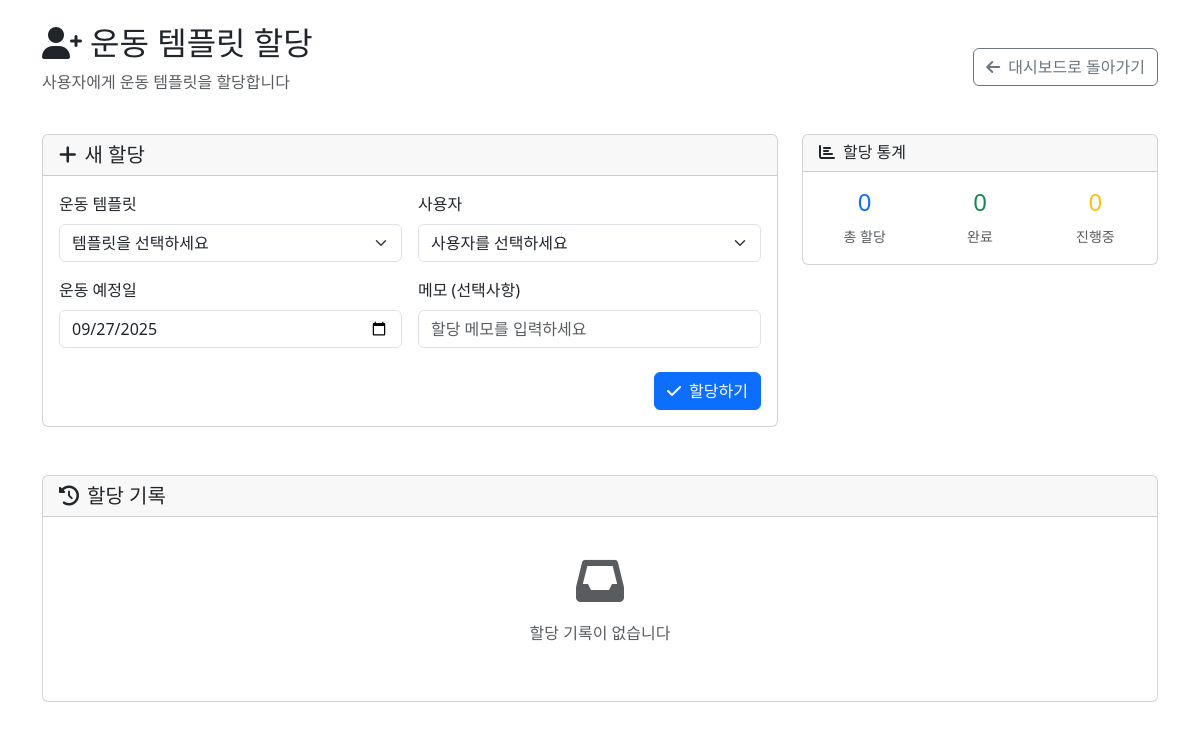
The page /admin/template_assignment.php (signed in) on the database as committed earlier.
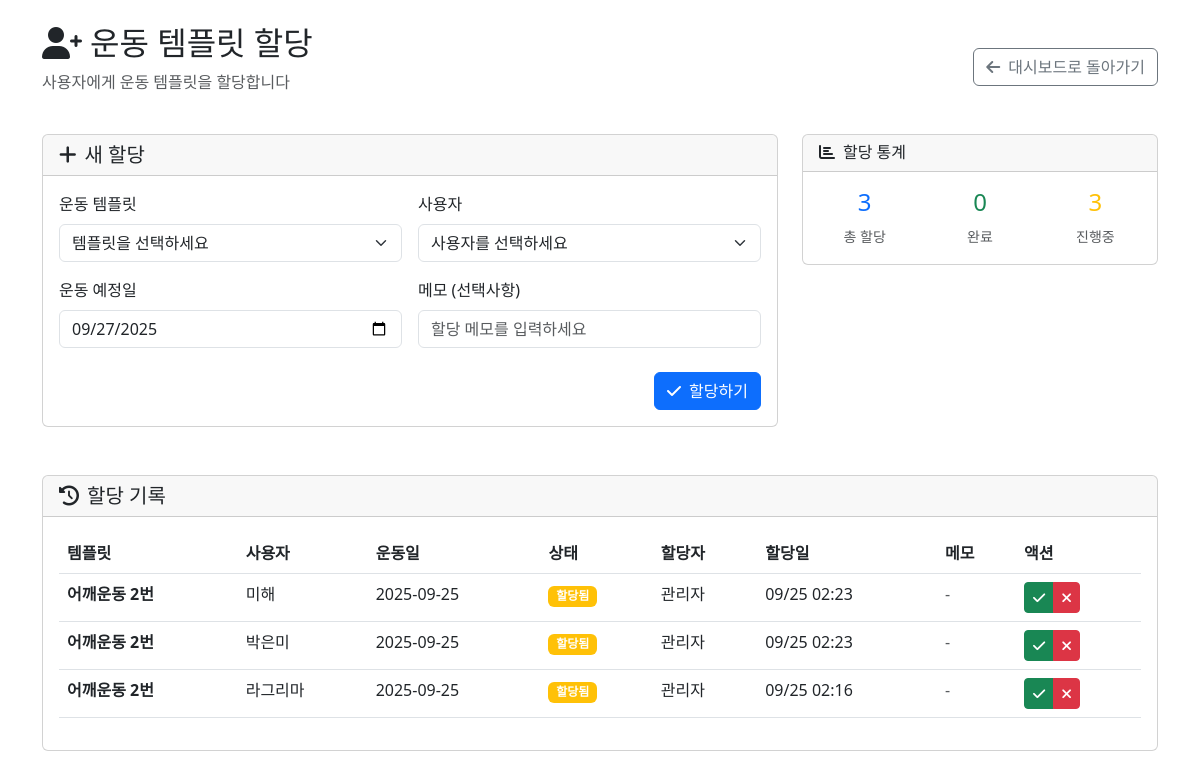
The same page on the database as committed later.
### tables this page shows
CREATE TABLE IF NOT EXISTS `m_template_assignment` (
  `assignment_id` int(11) NOT NULL AUTO_INCREMENT,
  `template_id` int(11) NOT NULL COMMENT '할당된 템플릿 ID',
  `user_id` int(11) NOT NULL COMMENT '할당받은 사용자 ID',
  `assigned_by` int(11) NOT NULL COMMENT '할당한 관리자 ID',
  `workout_date` date NOT NULL COMMENT '운동 예정일',
  `status` enum('assigned','completed','cancelled') DEFAULT 'assigned' COMMENT '할당 상태',
  `note` text DEFAULT NULL COMMENT '관리자 메모',
  `created_at` timestamp NULL DEFAULT current_timestamp(),
  `updated_at` timestamp NULL DEFAULT current_timestamp() ON UPDATE current_timestamp(),
  PRIMARY KEY (`assignment_id`),
  KEY `idx_template_id` (`template_id`),
  KEY `idx_user_id` (`user_id`),
  KEY `idx_assigned_by` (`assigned_by`),
  KEY `idx_workout_date` (`workout_date`),
  KEY `idx_status` (`status`),
  CONSTRAINT `fk_assignment_admin` FOREIGN KEY (`assigned_by`) REFERENCES `admins` (`id`) ON DELETE CASCADE,
  CONSTRAINT `fk_assignment_template` FOREIGN KEY (`template_id`) REFERENCES `m_workout_template` (`template_id`) ON DELETE CASCADE,
  CONSTRAINT `fk_assignment_user` FOREIGN KEY (`user_id`) REFERENCES `users` (`id`) ON DELETE CASCADE
);

CREATE TABLE IF NOT EXISTS `m_workout_template` (
  `template_id` int(11) NOT NULL AUTO_INCREMENT,
  `template_name` varchar(100) NOT NULL COMMENT '템플릿 이름 (예: 어깨운동-1)',
  `description` text DEFAULT NULL COMMENT '템플릿 설명',
  `created_by` int(11) NOT NULL COMMENT '생성한 관리자 ID',
  `created_at` timestamp NULL DEFAULT current_timestamp(),
  `updated_at` timestamp NULL DEFAULT current_timestamp() ON UPDATE current_timestamp(),
  PRIMARY KEY (`template_id`),
  KEY `idx_created_by` (`created_by`),
  CONSTRAINT `fk_template_admin` FOREIGN KEY (`created_by`) REFERENCES `admins` (`id`) ON DELETE CASCADE
);

CREATE TABLE IF NOT EXISTS `users` (
  `id` int(11) NOT NULL AUTO_INCREMENT,
  `kakao_id` bigint(20) DEFAULT NULL,
  `username` varchar(100) NOT NULL,
  `email` varchar(255) DEFAULT NULL,
  `profile_image` varchar(500) DEFAULT NULL,
  `created_at` timestamp NULL DEFAULT current_timestamp(),
  `updated_at` timestamp NULL DEFAULT current_timestamp() ON UPDATE current_timestamp(),
  `is_active` tinyint(1) NOT NULL DEFAULT 1,
  `password` varchar(255) DEFAULT NULL,
  PRIMARY KEY (`id`) USING BTREE,
  UNIQUE KEY `email` (`email`) USING BTREE,
  UNIQUE KEY `kakao_id` (`kakao_id`) USING BTREE,
  KEY `idx_users_kakao_id` (`kakao_id`) USING BTREE
);

### admin/template_assignment.php (the view, shortened to what the changed rows need)
<?php
$pdo = getDB();
$stmt = $pdo->prepare('
    SELECT ta.*, t.template_name, u.username as user_name, a.name as admin_name
    FROM m_template_assignment ta
    LEFT JOIN m_workout_template t ON ta.template_id = t.template_id
    LEFT JOIN users u ON ta.user_id = u.id
    LEFT JOIN admins a ON ta.assigned_by = a.id
    ORDER BY ta.created_at DESC
    LIMIT 50
');
$stmt->execute();
$assignments = $stmt->fetchAll(PDO::FETCH_ASSOC);
?>
<!DOCTYPE html>
<html lang="ko">
<head>
    <link href="https://cdn.jsdelivr.net/npm/bootstrap@5.3.0/dist/css/bootstrap.min.css" rel="stylesheet">
    <link href="https://cdnjs.cloudflare.com/ajax/libs/font-awesome/6.0.0/css/all.min.css" rel="stylesheet">
</head>
<body>
    <div class="container mt-4">
        <div class="row mb-4">
            <div class="col">
                <div class="d-flex justify-content-between align-items-center">
                    <div>
                        <h2><i class="fas fa-user-plus me-2"></i>운동 템플릿 할당</h2>
                    </div>
                </div>
            </div>
        </div>
        <div class="row mb-5">
            <div class="col-lg-4">
                <div class="card">
                    <div class="card-body">
                        <?php
                        $total_assignments = count($assignments);
                        $active_assignments = count(array_filter($assignments, function($a) { return $a['status'] === 'assigned'; }));
                        ?>
                        <div class="row text-center">
                            <div class="col-4">
                                <h4 class="text-primary"><?= $total_assignments ?></h4>
                                <small class="text-muted">총 할당</small>
                            </div>
                            <div class="col-4">
                                <h4 class="text-warning"><?= $active_assignments ?></h4>
                                <small class="text-muted">진행중</small>
                            </div>
                        </div>
                    </div>
                </div>
            </div>
        </div>
        <div class="row">
            <div class="col">
                <div class="card">
                    <div class="card-body">
                        <?php if (empty($assignments)): ?>
                        <div class="text-center py-4">
                            <i class="fas fa-inbox fa-3x text-muted mb-3"></i>
                            <p class="text-muted">할당 기록이 없습니다</p>
                        </div>
                        <?php else: ?>
                        <div class="table-responsive">
                            <table class="table table-hover">
                                <thead>
                                    <tr>
                                        <th>템플릿</th>
                                        <th>사용자</th>
                                        <th>운동일</th>
                                        <th>상태</th>
                                        <th>할당자</th>
                                        <th>할당일</th>
                                        <th>메모</th>
                                        <th>액션</th>
                                    </tr>
                                </thead>
                                <tbody>
                                    <?php foreach ($assignments as $assignment): ?>
                                    <tr>
                                        <td>
                                            <strong><?= htmlspecialchars($assignment['template_name']) ?></strong>
                                        </td>
                                        <td><?= htmlspecialchars($assignment['user_name']) ?></td>
                                        <td><?= $assignment['workout_date'] ?></td>
                                        <td>
                                            <?php
                                            $status_class = '';
                                            $status_text = '';
                                            switch ($assignment['status']) {
                                                case 'assigned':
                                                    $status_class = 'badge bg-warning';
                                                    $status_text = '할당됨';
                                                    break;
                                            }
                                            ?>
                                            <span class="<?= $status_class ?>"><?= $status_text ?></span>
                                        </td>
                                        <td><?= htmlspecialchars($assignment['admin_name']) ?></td>
                                        <td><?= date('m/d H:i', strtotime($assignment['created_at'])) ?></td>
                                        <td>
                                            <?php if ($assignment['note']): ?>
                                            <small class="text-muted"><?= htmlspecialchars($assignment['note']) ?></small>
                                            <?php else: ?>
                                            <span class="text-muted">-</span>
                                            <?php endif; ?>
                                        </td>
                                        <td>
                                            <?php if ($assignment['status'] === 'assigned'): ?>
                                            <div class="btn-group btn-group-sm">
                                                <button class="btn btn-success btn-sm"
                                                        onclick="updateStatus(<?= $assignment['assignment_id'] ?>, 'completed')"
                                                        title="완료로 표시">
                                                    <i class="fas fa-check"></i>
                                                </button>
                                                <button class="btn btn-danger btn-sm"
                                                        onclick="updateStatus(<?= $assignment['assignment_id'] ?>, 'cancelled')"
                                                        title="취소로 표시">
                                                    <i class="fas fa-times"></i>
                                                </button>
                                            </div>
                                            <?php else: ?>
                                            <span class="text-muted">-</span>
                                            <?php endif; ?>
                                        </td>
                                    </tr>
                                    <?php endforeach; ?>
                                </tbody>
                            </table>
                        </div>
                        <?php endif; ?>
                    </div>
                </div>
            </div>
        </div>
    </div>
</body>
</html>

Rows that differ between the two databases and show on the page:
added m_template_assignment: template.template_name "어깨운동 2번", user.username "미해", workout_date "2025-09-25", status "할당됨", assigned_by.name "관리자", created_at "09/25 02:23"
added m_template_assignment: template.template_name "어깨운동 2번", user.username "박은미", workout_date "2025-09-25", status "할당됨", assigned_by.name "관리자", created_at "09/25 02:23"
added m_template_assignment: template.template_name "어깨운동 2번", user.username "라그리마", workout_date "2025-09-25", status "할당됨", assigned_by.name "관리자", created_at "09/25 02:16"
Other text that changed with them:
$total_assignments: "0" → "3"
$active_assignments: "0" → "3"
text no longer shown: "할당 기록이 없습니다"
text now shown: "템플릿 사용자 운동일 상태 할당자 할당일 메모 액션"
